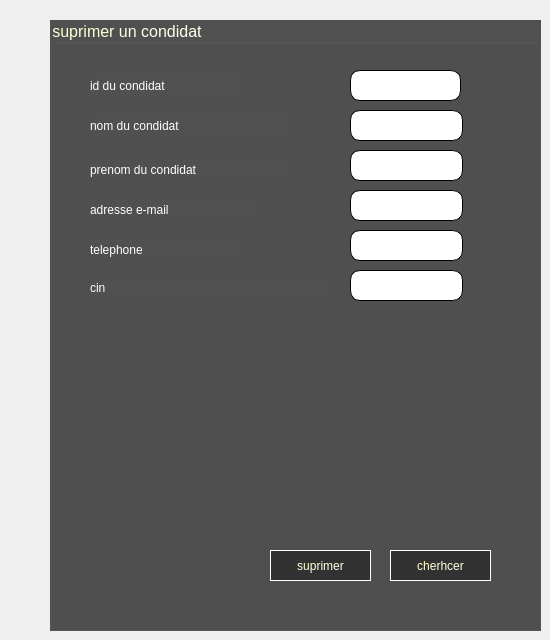
      <widget class="QWidget" name="del_rec_4">
       <widget class="QGroupBox" name="groupBox_27">
        <property name="geometry">
         <rect>
          <x>50</x>
          <y>20</y>
          <width>491</width>
          <height>611</height>
         </rect>
        </property>
        <property name="font">
         <font>
          <family>Arial</family>
          <pointsize>12</pointsize>
          <weight>9</weight>
          <italic>false</italic>
          <bold>false</bold>
         </font>
        </property>
        <property name="styleSheet">
         <string notr="true">color: qlineargradient(spread:pad, x1:0, y1:0, x2:1, y2:1, stop:0 rgba(255, 255, 190, 255), stop:1 rgba(255, 255, 255, 255));
background-color: qlineargradient(spread:pad, x1:1, y1:0, x2:1, y2:0, stop:0 rgba(80, 80, 80, 255));
font: 75 12pt &quot;Arial&quot;;</string>
        </property>
        <property name="title">
         <string>suprimer un condidat</string>
        </property>
        <widget class="QLineEdit" name="nom_del_con">
         <property name="geometry">
          <rect>
           <x>300</x>
           <y>90</y>
           <width>113</width>
           <height>31</height>
          </rect>
         </property>
         <property name="styleSheet">
          <string notr="true">background-color: qlineargradient(spread:pad, x1:0, y1:0, x2:1, y2:1, stop:0 rgba(189, 189, 189, 255), stop:1 rgba(255, 255, 255, 255));
background-color: qlineargradient(spread:pad, x1:0, y1:0, x2:1, y2:1, stop:0 rgba(255, 255, 255, 255), stop:1 rgba(255, 255, 255, 255));
border-radius:10px;
border:1px solid black;</string>
         </property>
         <property name="readOnly">
          <bool>true</bool>
         </property>
        </widget>
        <widget class="QLineEdit" name="prenom_del_con">
         <property name="geometry">
          <rect>
           <x>300</x>
           <y>130</y>
           <width>113</width>
           <height>31</height>
          </rect>
         </property>
         <property name="styleSheet">
          <string notr="true">background-color: qlineargradient(spread:pad, x1:0, y1:0, x2:1, y2:1, stop:0 rgba(189, 189, 189, 255), stop:1 rgba(255, 255, 255, 255));
background-color: qlineargradient(spread:pad, x1:0, y1:0, x2:1, y2:1, stop:0 rgba(255, 255, 255, 255), stop:1 rgba(255, 255, 255, 255));
border-radius:10px;
border:1px solid black;</string>
         </property>
         <property name="readOnly">
          <bool>true</bool>
         </property>
        </widget>
        <widget class="QLineEdit" name="mail_del_con">
         <property name="geometry">
          <rect>
           <x>300</x>
           <y>170</y>
           <width>113</width>
           <height>31</height>
          </rect>
         </property>
         <property name="styleSheet">
          <string notr="true">background-color: qlineargradient(spread:pad, x1:0, y1:0, x2:1, y2:1, stop:0 rgba(189, 189, 189, 255), stop:1 rgba(255, 255, 255, 255));
background-color: qlineargradient(spread:pad, x1:0, y1:0, x2:1, y2:1, stop:0 rgba(255, 255, 255, 255), stop:1 rgba(255, 255, 255, 255));
border-radius:10px;
border:1px solid black;</string>
         </property>
         <property name="readOnly">
          <bool>true</bool>
         </property>
        </widget>
        <widget class="QLineEdit" name="tel_del_con">
         <property name="geometry">
          <rect>
           <x>300</x>
           <y>210</y>
           <width>113</width>
           <height>31</height>
          </rect>
         </property>
         <property name="styleSheet">
          <string notr="true">background-color: qlineargradient(spread:pad, x1:0, y1:0, x2:1, y2:1, stop:0 rgba(189, 189, 189, 255), stop:1 rgba(255, 255, 255, 255));
background-color: qlineargradient(spread:pad, x1:0, y1:0, x2:1, y2:1, stop:0 rgba(255, 255, 255, 255), stop:1 rgba(255, 255, 255, 255));
border-radius:10px;
border:1px solid black;</string>
         </property>
         <property name="readOnly">
          <bool>true</bool>
         </property>
        </widget>
        <widget class="QPushButton" name="suprimer_6">
         <property name="geometry">
          <rect>
           <x>220</x>
           <y>530</y>
           <width>101</width>
           <height>31</height>
          </rect>
         </property>
         <property name="styleSheet">
          <string notr="true">background-color: qlineargradient(spread:pad, x1:1, y1:0, x2:1, y2:0, stop:0 rgba(50, 50, 50, 255));

font:10pt &quot;Arial&quot;;
border:1px solid white;</string>
         </property>
         <property name="text">
          <string>suprimer</string>
         </property>
        </widget>
        <widget class="QLabel" name="label_190">
         <property name="geometry">
          <rect>
           <x>40</x>
           <y>90</y>
           <width>201</width>
           <height>31</height>
          </rect>
         </property>
         <property name="styleSheet">
          <string notr="true">font: 75 13pt &quot;Arial&quot;;
</string>
         </property>
         <property name="text">
          <string>nom du condidat</string>
         </property>
        </widget>
        <widget class="QLabel" name="label_191">
         <property name="geometry">
          <rect>
           <x>40</x>
           <y>180</y>
           <width>171</width>
           <height>20</height>
          </rect>
         </property>
         <property name="styleSheet">
          <string notr="true">font: 75 13pt &quot;Arial&quot;;

</string>
         </property>
         <property name="text">
          <string>adresse e-mail</string>
         </property>
        </widget>
        <widget class="QLabel" name="label_192">
         <property name="geometry">
          <rect>
           <x>40</x>
           <y>220</y>
           <width>151</width>
           <height>20</height>
          </rect>
         </property>
         <property name="styleSheet">
          <string notr="true">font: 75 13pt &quot;Arial&quot;;
</string>
         </property>
         <property name="text">
          <string>telephone</string>
         </property>
        </widget>
        <widget class="QLabel" name="label_193">
         <property name="geometry">
          <rect>
           <x>40</x>
           <y>260</y>
           <width>241</width>
           <height>16</height>
          </rect>
         </property>
         <property name="styleSheet">
          <string notr="true">font: 75 13pt &quot;Arial&quot;;
</string>
         </property>
         <property name="text">
          <string>cin</string>
         </property>
        </widget>
        <widget class="QLabel" name="label_197">
         <property name="geometry">
          <rect>
           <x>40</x>
           <y>50</y>
           <width>151</width>
           <height>31</height>
          </rect>
         </property>
         <property name="styleSheet">
          <string notr="true">font: 75 13pt &quot;Arial&quot;;
</string>
         </property>
         <property name="text">
          <string>id du condidat</string>
         </property>
        </widget>
        <widget class="QLineEdit" name="id_del_con">
         <property name="geometry">
          <rect>
           <x>300</x>
           <y>50</y>
           <width>111</width>
           <height>31</height>
          </rect>
         </property>
         <property name="styleSheet">
          <string notr="true">background-color: qlineargradient(spread:pad, x1:0, y1:0, x2:1, y2:1, stop:0 rgba(189, 189, 189, 255), stop:1 rgba(255, 255, 255, 255));
background-color: qlineargradient(spread:pad, x1:0, y1:0, x2:1, y2:1, stop:0 rgba(255, 255, 255, 255), stop:1 rgba(255, 255, 255, 255));
border-radius:10px;
border:1px solid black;</string>
         </property>
        </widget>
        <widget class="QPushButton" name="cherhcer_11">
         <property name="geometry">
          <rect>
           <x>340</x>
           <y>530</y>
           <width>101</width>
           <height>31</height>
          </rect>
         </property>
         <property name="styleSheet">
          <string notr="true">background-color: qlineargradient(spread:pad, x1:1, y1:0, x2:1, y2:0, stop:0 rgba(50, 50, 50, 255));

font:10pt &quot;Arial&quot;;
border:1px solid white;</string>
         </property>
         <property name="text">
          <string>cherhcer</string>
         </property>
        </widget>
        <widget class="QLineEdit" name="cin_del_con">
         <property name="geometry">
          <rect>
           <x>300</x>
           <y>250</y>
           <width>113</width>
           <height>31</height>
          </rect>
         </property>
         <property name="styleSheet">
          <string notr="true">background-color: qlineargradient(spread:pad, x1:0, y1:0, x2:1, y2:1, stop:0 rgba(189, 189, 189, 255), stop:1 rgba(255, 255, 255, 255));
background-color: qlineargradient(spread:pad, x1:0, y1:0, x2:1, y2:1, stop:0 rgba(255, 255, 255, 255), stop:1 rgba(255, 255, 255, 255));
border-radius:10px;
border:1px solid black;</string>
         </property>
         <property name="readOnly">
          <bool>true</bool>
         </property>
        </widget>
        <widget class="QLabel" name="label_195">
         <property name="geometry">
          <rect>
           <x>40</x>
           <y>140</y>
           <width>201</width>
           <height>20</height>
          </rect>
         </property>
         <property name="styleSheet">
          <string notr="true">font: 75 13pt &quot;Arial&quot;;

</string>
         </property>
         <property name="text">
          <string>prenom du condidat</string>
         </property>
        </widget>
       </widget>
      </widget>
